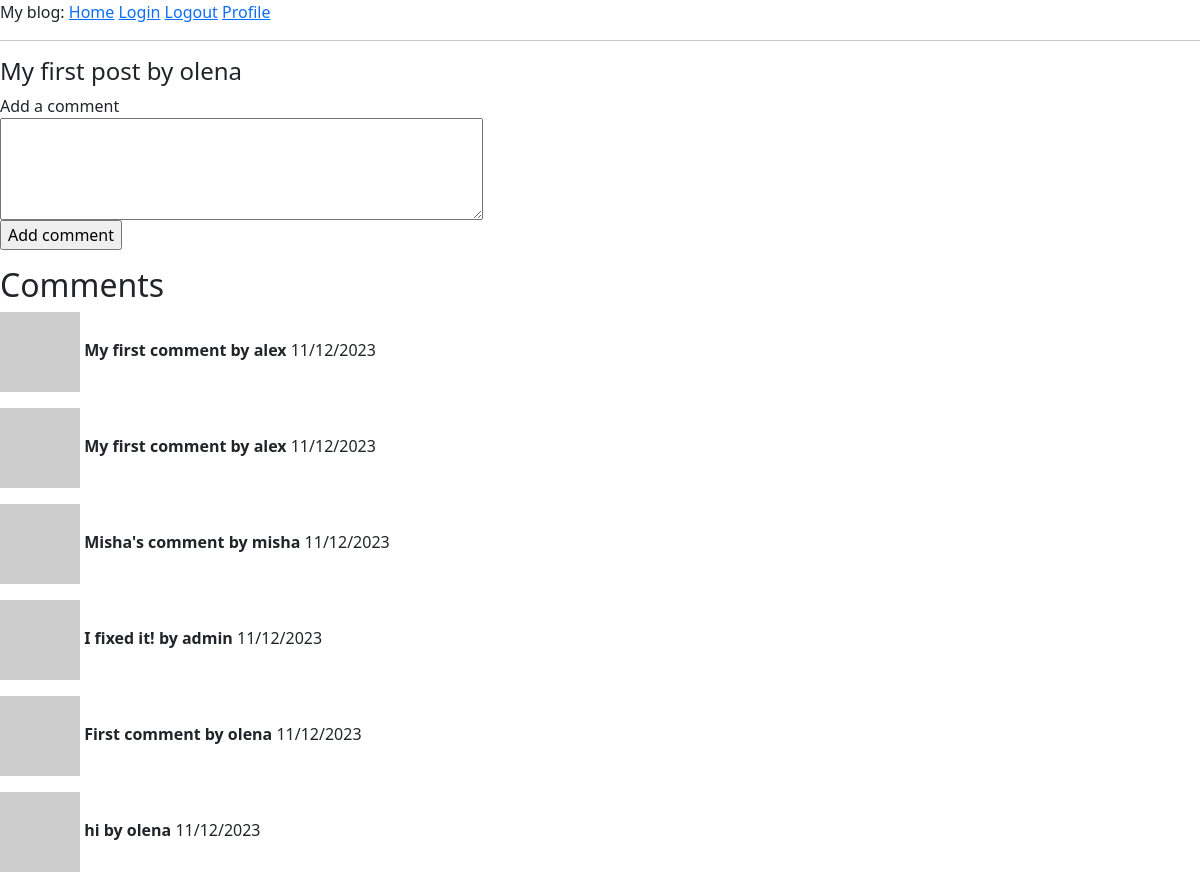
The page /post/1 (signed in) on the database as committed earlier.
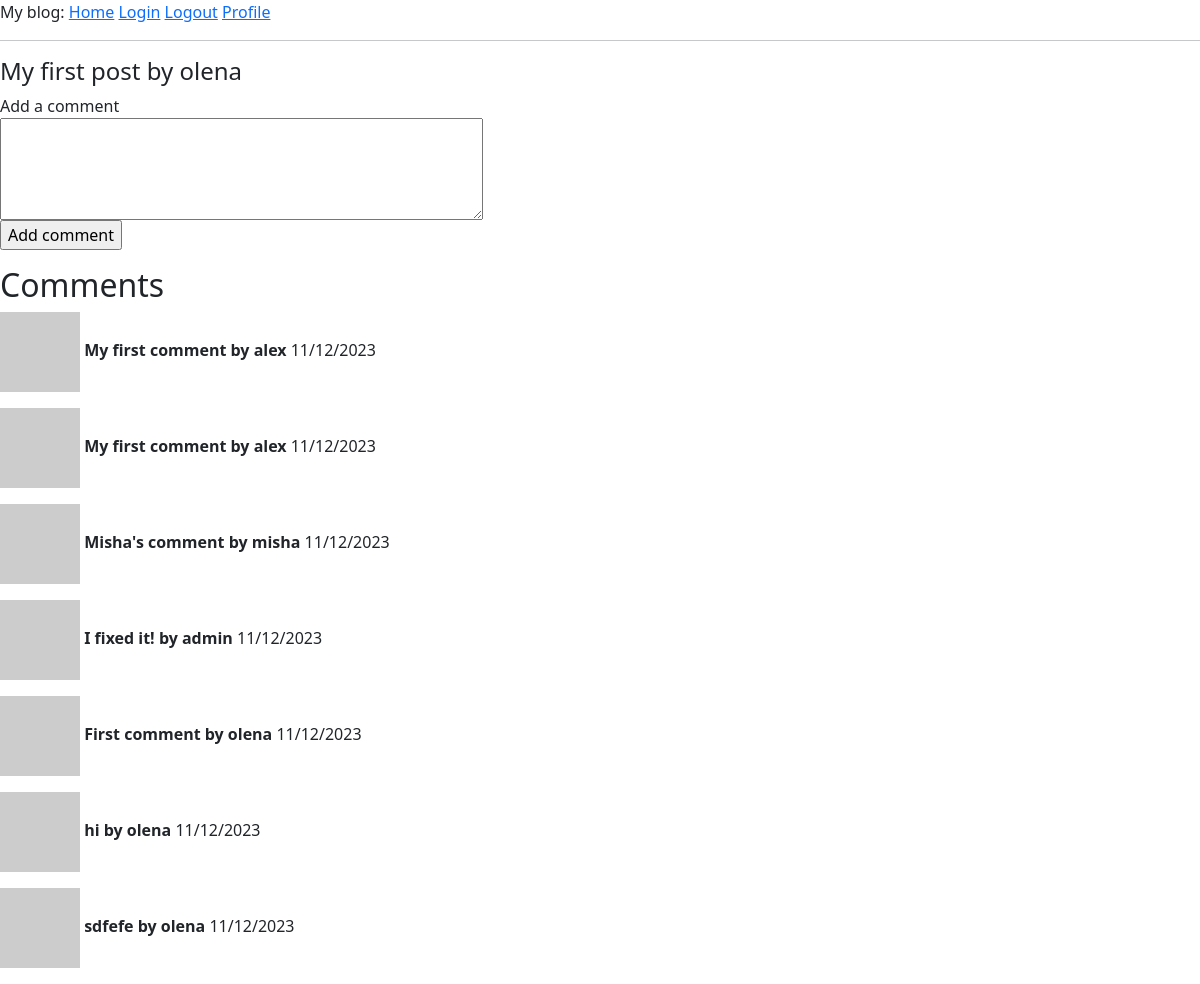
The same page on the database as committed later.
### app/models/models.py (models this page shows, shortened)
class Post(db.Model):
    __tablename__ = "post"
    id = db.Column(db.Integer, primary_key=True)
    body = db.Column(String(2500))
    timestamp = db.Column(DateTime, default=func.now())
    user_id = db.Column(db.Integer, db.ForeignKey('user.id'), nullable=False)
    user = db.relationship('User', back_populates='posts')
    comments = db.relationship('Comment', back_populates='post', cascade='all, delete-orphan')
    def __repr__(self):
        return f'{self.body}'

class User(UserMixin, db.Model):
    __tablename__ = "user"
    id = db.Column(db.Integer, primary_key=True)
    username = db.Column(String(64), unique=True, nullable=False)
    email = db.Column(db.String(120), unique=True, nullable=False)
    isAdmin = db.Column(db.Boolean, nullable=False)
    password_hash = db.Column(String(256))
    profile_image = db.Column(String(256))
    info = db.Column(String(256))
    posts = db.relationship('Post', back_populates='user', cascade='all, delete-orphan')
    comments = db.relationship('Comment', back_populates='user', cascade='all, delete-orphan')
    @login.user_loader
    def load_user(id):
        return db.session.get(User, int(id))
    def get_avatar(self, size):
        digest = md5(self.email.lower().encode('utf-8')).hexdigest()
        self.profile_image = f'https://www.gravatar.com/avatar/{digest}?d=identicon&s={size}'
        return self.profile_image

class Comment(db.Model):
    __tablename__ = "comment"
    id = db.Column(db.Integer, primary_key=True)
    content = db.Column(String(1000))
    post_id = db.Column(db.Integer, db.ForeignKey('post.id'), nullable=False)
    user_id = db.Column(db.Integer, db.ForeignKey('user.id'), nullable=False)
    post = db.relationship('Post', back_populates='comments')
    user = db.relationship('User', back_populates='comments')
    timestamp = db.Column(DateTime, default=func.now())
    def __repr__(self):
        return f'{self.content}'

### app/routes/routes.py (the view, shortened to what this page needs)
@app.route('/post/<id>', methods=["GET", "POST"])
@login_required
def post(id):
    post = Post.query.filter_by(id=id).first_or_404()
    post_author = User.query.filter_by(id=post.user_id).first_or_404()
    form = CommentForm()
    comments = Comment.query.filter_by(post_id=id).all()
    return render_template('post.html',
                           post=post,
                           title='Add comment',
                           form=form, post_author=post_author, comments=comments)

### app/forms/comment_form.py
class CommentForm(FlaskForm):
    content = TextAreaField('Add a comment', validators=[DataRequired(), Length(min=0, max=1000)])
    submit = SubmitField('Add comment')

### app/templates/post.html (shortened to what this page needs)
{% extends "base.html" %}
{% block content %}
    <h4>{{post}} by {{post_author.username}}</h4>
    <form action="" method="post" novalidate>
        <div>
            {{ form.content.label }}<br>
            {{ form.content(cols=50, rows=4) }}<br>
             <p>{{ form.submit() }}</p>
        </div>
    </form>
    {% if comments %}
        <h2>Comments</h2>
        {% for comment in comments %}
            <p>
                <img src="{{ comment.user.get_avatar(20) }}"/>
                <b>{{ comment }} by {{ comment.user.username }} </b>
                {{comment.timestamp.strftime('%d/%m/%Y')}}</p>
        {% endfor %}
    {% else %}
        <h2>No comments yet</h2>
    {% endif %}
{% endblock %}

### app/templates/base.html (shortened to what this page needs)
<html>
    <head>
        <link href="https://cdn.jsdelivr.net/npm/bootstrap@5.3.2/dist/css/bootstrap.min.css" rel="stylesheet">
    </head>
    <body>
        <div>
            My blog:
            <a href="{{url_for('index')}}">Home</a>
            <a href="{{url_for('login')}}">Login</a>
            <a href="{{url_for('logout')}}">Logout</a>
            <a href="{{url_for('user', username=current_user.username)}}">Profile</a>
        </div>
        <hr>
        {% block content %}{% endblock %}
    </body>
</html>

Rows that differ between the two databases and show on the page:
added Comment: content "sdfefe", user.username "olena", timestamp "11/12/2023"
